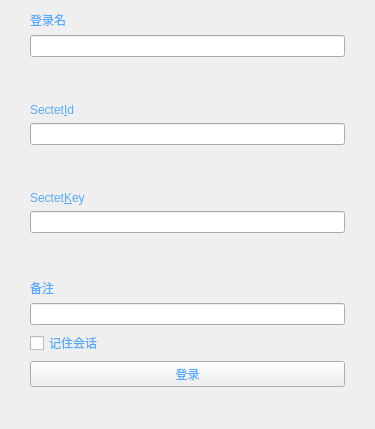
<?xml version="1.0" encoding="UTF-8"?>
<ui version="4.0">
 <class>UiLoginDialog</class>
 <widget class="QWidget" name="UiLoginDialog">
  <property name="geometry">
   <rect>
    <x>0</x>
    <y>0</y>
    <width>375</width>
    <height>429</height>
   </rect>
  </property>
  <property name="windowTitle">
   <string>登录</string>
  </property>
  <property name="styleSheet">
   <string notr="true">font: 700 9pt &quot;Microsoft YaHei UI&quot;;
color: rgb(85, 170, 255);</string>
  </property>
  <layout class="QVBoxLayout" name="verticalLayout">
   <property name="leftMargin">
    <number>30</number>
   </property>
   <property name="rightMargin">
    <number>30</number>
   </property>
   <property name="bottomMargin">
    <number>20</number>
   </property>
   <item>
    <widget class="QLabel" name="labelLoginName">
     <property name="text">
      <string>登录名</string>
     </property>
    </widget>
   </item>
   <item>
    <widget class="UiComboLine" name="lineLoginName"/>
   </item>
   <item>
    <spacer name="verticalSpacer">
     <property name="orientation">
      <enum>Qt::Vertical</enum>
     </property>
     <property name="sizeHint" stdset="0">
      <size>
       <width>20</width>
       <height>40</height>
      </size>
     </property>
    </spacer>
   </item>
   <item>
    <widget class="QLabel" name="labelSecretId">
     <property name="text">
      <string>Sectet&amp;Id</string>
     </property>
     <property name="buddy">
      <cstring>lineSecretId</cstring>
     </property>
    </widget>
   </item>
   <item>
    <widget class="QLineEdit" name="lineSecretId">
     <property name="minimumSize">
      <size>
       <width>0</width>
       <height>0</height>
      </size>
     </property>
    </widget>
   </item>
   <item>
    <spacer name="verticalSpacer_3">
     <property name="orientation">
      <enum>Qt::Vertical</enum>
     </property>
     <property name="sizeHint" stdset="0">
      <size>
       <width>20</width>
       <height>40</height>
      </size>
     </property>
    </spacer>
   </item>
   <item>
    <widget class="QLabel" name="labelSecretKey">
     <property name="text">
      <string>Sectet&amp;Key</string>
     </property>
     <property name="buddy">
      <cstring>lineSecretKey</cstring>
     </property>
    </widget>
   </item>
   <item>
    <widget class="QLineEdit" name="lineSecretKey">
     <property name="minimumSize">
      <size>
       <width>0</width>
       <height>0</height>
      </size>
     </property>
     <property name="echoMode">
      <enum>QLineEdit::Password</enum>
     </property>
    </widget>
   </item>
   <item>
    <spacer name="verticalSpacer_4">
     <property name="orientation">
      <enum>Qt::Vertical</enum>
     </property>
     <property name="sizeHint" stdset="0">
      <size>
       <width>20</width>
       <height>40</height>
      </size>
     </property>
    </spacer>
   </item>
   <item>
    <widget class="QLabel" name="labelRemark">
     <property name="text">
      <string>备注</string>
     </property>
    </widget>
   </item>
   <item>
    <widget class="QLineEdit" name="lineRemark">
     <property name="minimumSize">
      <size>
       <width>0</width>
       <height>0</height>
      </size>
     </property>
    </widget>
   </item>
   <item>
    <widget class="QCheckBox" name="checkSaveSection">
     <property name="text">
      <string>记住会话</string>
     </property>
    </widget>
   </item>
   <item>
    <widget class="UiPushButton" name="btnLogin">
     <property name="minimumSize">
      <size>
       <width>0</width>
       <height>0</height>
      </size>
     </property>
     <property name="text">
      <string>登录</string>
     </property>
    </widget>
   </item>
   <item>
    <spacer name="verticalSpacer_6">
     <property name="orientation">
      <enum>Qt::Vertical</enum>
     </property>
     <property name="sizeHint" stdset="0">
      <size>
       <width>20</width>
       <height>22</height>
      </size>
     </property>
    </spacer>
   </item>
  </layout>
 </widget>
 <customwidgets>
  <customwidget>
   <class>UiComboLine</class>
   <extends>QLineEdit</extends>
   <header>src/fend/uicom/uicomboline.h</header>
  </customwidget>
  <customwidget>
   <class>UiPushButton</class>
   <extends>QPushButton</extends>
   <header>src/fend/uicom/uipushbutton.h</header>
  </customwidget>
 </customwidgets>
 <resources/>
 <connections/>
</ui>
